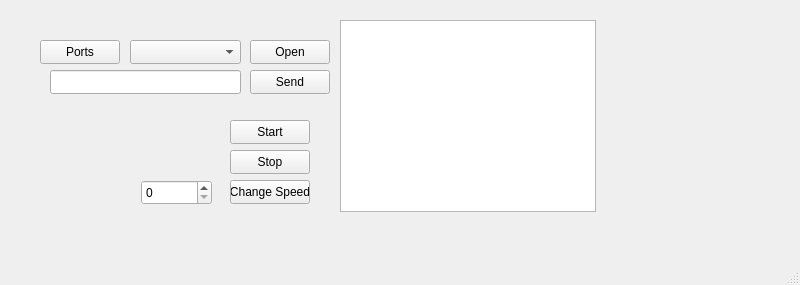
<?xml version="1.0" encoding="UTF-8"?>
<ui version="4.0">
 <class>MainWindow</class>
 <widget class="QMainWindow" name="MainWindow">
  <property name="geometry">
   <rect>
    <x>0</x>
    <y>0</y>
    <width>800</width>
    <height>285</height>
   </rect>
  </property>
  <property name="windowTitle">
   <string>MainWindow</string>
  </property>
  <widget class="QWidget" name="centralwidget">
   <widget class="QPushButton" name="btnPortsInfo">
    <property name="geometry">
     <rect>
      <x>40</x>
      <y>40</y>
      <width>80</width>
      <height>24</height>
     </rect>
    </property>
    <property name="text">
     <string>Ports</string>
    </property>
   </widget>
   <widget class="QComboBox" name="cmbPorts">
    <property name="geometry">
     <rect>
      <x>130</x>
      <y>40</y>
      <width>111</width>
      <height>24</height>
     </rect>
    </property>
   </widget>
   <widget class="QPushButton" name="btnOpenPort">
    <property name="geometry">
     <rect>
      <x>250</x>
      <y>40</y>
      <width>80</width>
      <height>24</height>
     </rect>
    </property>
    <property name="text">
     <string>Open</string>
    </property>
   </widget>
   <widget class="QPushButton" name="btnSend">
    <property name="geometry">
     <rect>
      <x>250</x>
      <y>70</y>
      <width>80</width>
      <height>24</height>
     </rect>
    </property>
    <property name="text">
     <string>Send</string>
    </property>
   </widget>
   <widget class="QLineEdit" name="lnMessage">
    <property name="geometry">
     <rect>
      <x>50</x>
      <y>70</y>
      <width>191</width>
      <height>24</height>
     </rect>
    </property>
   </widget>
   <widget class="QListWidget" name="lstMessages">
    <property name="geometry">
     <rect>
      <x>340</x>
      <y>20</y>
      <width>256</width>
      <height>192</height>
     </rect>
    </property>
   </widget>
   <widget class="QPushButton" name="btnStart">
    <property name="geometry">
     <rect>
      <x>230</x>
      <y>120</y>
      <width>80</width>
      <height>24</height>
     </rect>
    </property>
    <property name="text">
     <string>Start</string>
    </property>
   </widget>
   <widget class="QPushButton" name="btnStop">
    <property name="geometry">
     <rect>
      <x>230</x>
      <y>150</y>
      <width>80</width>
      <height>24</height>
     </rect>
    </property>
    <property name="text">
     <string>Stop</string>
    </property>
   </widget>
   <widget class="QPushButton" name="btnChangeSpeed">
    <property name="geometry">
     <rect>
      <x>230</x>
      <y>180</y>
      <width>80</width>
      <height>24</height>
     </rect>
    </property>
    <property name="text">
     <string>Change Speed</string>
    </property>
   </widget>
   <widget class="QSpinBox" name="spnSpeed">
    <property name="geometry">
     <rect>
      <x>141</x>
      <y>180</y>
      <width>71</width>
      <height>25</height>
     </rect>
    </property>
   </widget>
  </widget>
  <widget class="QMenuBar" name="menubar">
   <property name="geometry">
    <rect>
     <x>0</x>
     <y>0</y>
     <width>800</width>
     <height>21</height>
    </rect>
   </property>
  </widget>
  <widget class="QStatusBar" name="statusbar"/>
 </widget>
 <resources/>
 <connections/>
</ui>
